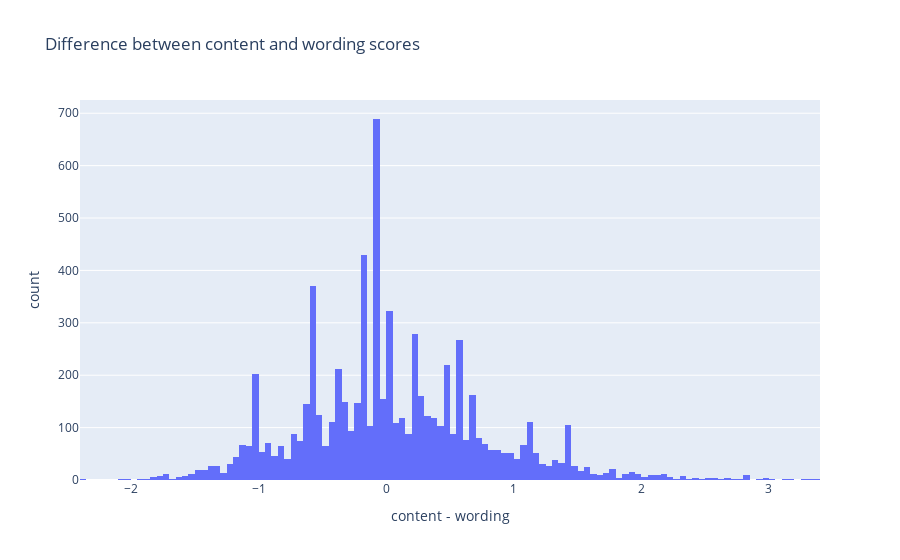
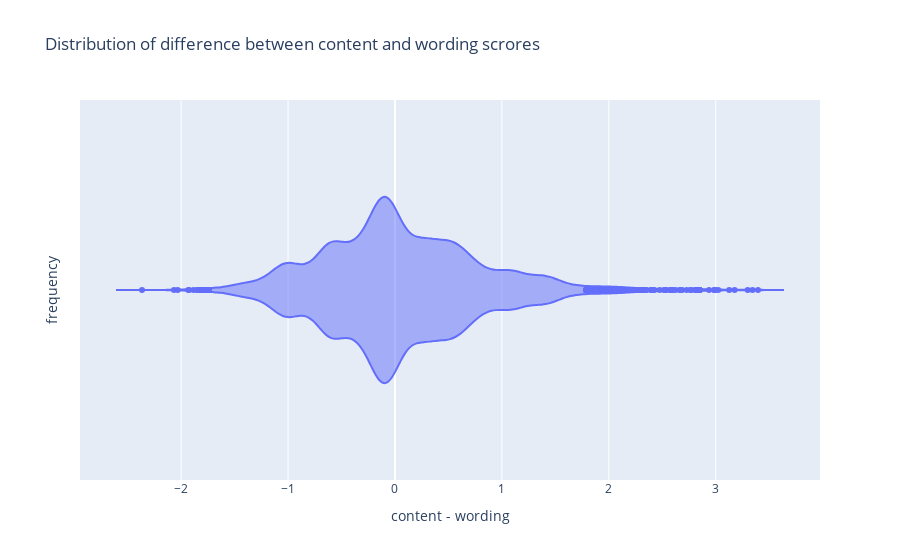

Write notebook code for charts like these, in order.
### Markdown cell above
Medium / strong positive correlation between content and wording scores, but lots of weird noise + seemingly clustered points

### Code cell
df_train['diff'] = df_train['content'] - df_train['wording']

fig = px.histogram(df_train, x='diff', title='Difference between content and wording scores')
fig.update_layout(xaxis_title='content - wording')
fig.show()


fig = px.violin(df_train, x='diff', title='Distribution of difference between content and wording scrores')
fig.update_layout(xaxis_title='content - wording', yaxis_title='frequency')
fig.show()
(df_train['content'] - df_train['wording']).describe()

### Figure 1 — Plotly figure (JSON) as saved in the notebook; plotly's stock layout.template omitted (floating-point values rounded to 4 significant figures; data arrays with more than 128 entries replaced by an {"elided": "..."} marker saying what was removed)
{"data": [{"alignmentgroup": "True", "bingroup": "x", "hovertemplate": "diff=%{x}<br>count=%{y}<extra></extra>", "legendgroup": "", "marker": {"color": "#636efa", "pattern": {"shape": ""}}, "name": "", "offsetgroup": "", "orientation": "v", "showlegend": false, "type": "histogram", "x": {"elided": "7165 float values"}, "xaxis": "x", "yaxis": "y"}], "layout": {"barmode": "relative", "legend": {"tracegroupgap": 0}, "title": {"text": "Difference between content and wording scores"}, "xaxis": {"anchor": "y", "domain": [0, 1], "title": {"text": "content - wording"}}, "yaxis": {"anchor": "x", "domain": [0, 1], "title": {"text": "count"}}}}

### Figure 2 — Plotly figure (JSON) as saved in the notebook; plotly's stock layout.template omitted (floating-point values rounded to 4 significant figures; data arrays with more than 128 entries replaced by an {"elided": "..."} marker saying what was removed)
{"data": [{"alignmentgroup": "True", "box": {"visible": false}, "hovertemplate": "diff=%{x}<extra></extra>", "legendgroup": "", "marker": {"color": "#636efa"}, "name": "", "offsetgroup": "", "orientation": "h", "scalegroup": "True", "showlegend": false, "type": "violin", "x": {"elided": "7165 float values"}, "x0": " ", "xaxis": "x", "y0": " ", "yaxis": "y"}], "layout": {"legend": {"tracegroupgap": 0}, "title": {"text": "Distribution of difference between content and wording scrores"}, "violinmode": "group", "xaxis": {"anchor": "y", "domain": [0, 1], "title": {"text": "content - wording"}}, "yaxis": {"anchor": "x", "domain": [0, 1], "title": {"text": "frequency"}}}}
